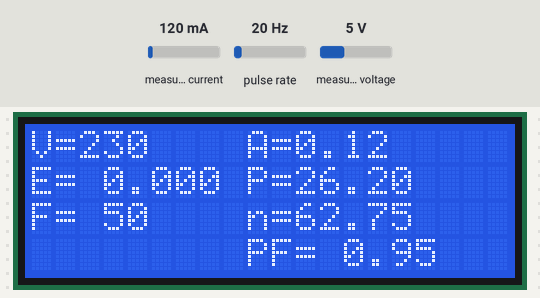
This sketch was run on a simulated Arduino Mega 2560, built with avr-gcc and run on an emulated ATmega2560. Shown: 20×4 character LCD. Wiring (inferred from the names in the program): pulse sensor: data pin 7. The test bench sets the inputs (shaded band); at power-on: measured current 120 mA, pulse rate 20 Hz, measured voltage 5 V. What the sketch prints to the serial monitor is not drawn.

Above: at 1.2 s.
1.3 s: measured current set to 40 mA
At 2.3 s:
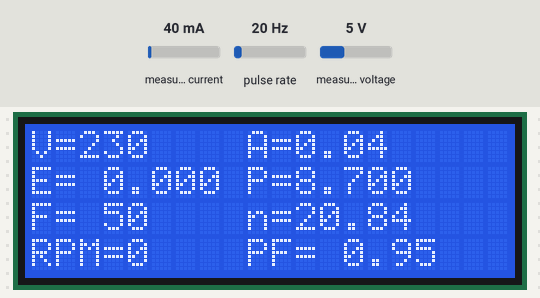
2.8 s: pulse rate (sensor on pin 7) set to 50 Hz
At 4.9 s:
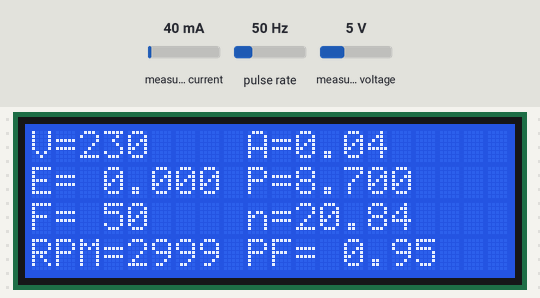
5.2 s: measured voltage set to 0.3 V
At 6.9 s:
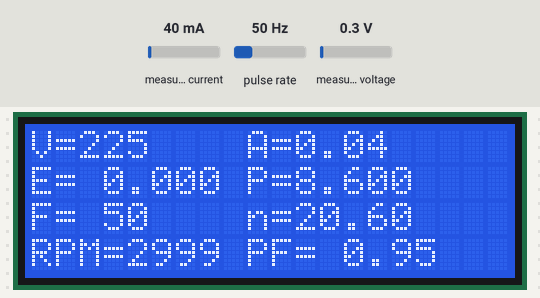
7.6 s: pulse rate (sensor on pin 7) set to 100 Hz
At 9.6 s:
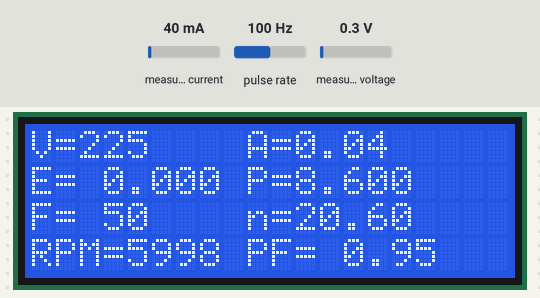
9.9 s: measured current set to 500 mA
At 11.5 s:
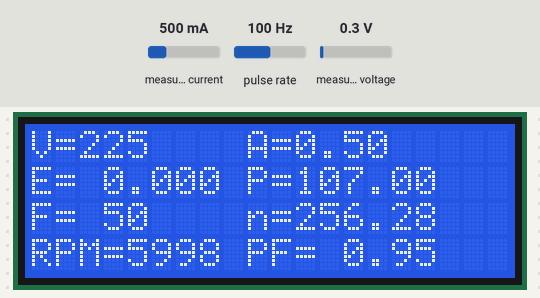
12.3 s: pulse rate (sensor on pin 7) set to 150 Hz
At 14.9 s:
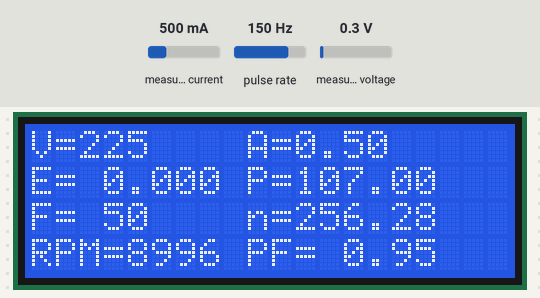
Timing chart, 0 to 16.3 s (numbered marks = the images above; inputs shaded):
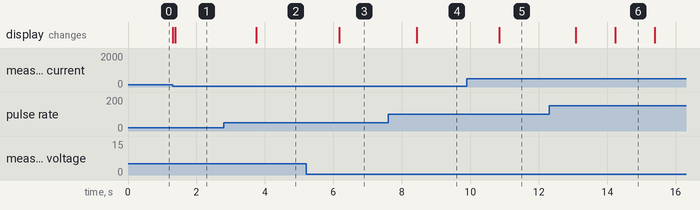

The sketch:

full_sensor.ino
```cpp
# include <Wire.h>
#include <PZEM004Tv30.h>

/* Use software serial for the PZEM
 * Pin 11 Rx (Connects to the Tx pin on the PZEM)
 * Pin 12 Tx (Connects to the Rx pin on the PZEM)
*/
PZEM004Tv30 pzem(2, 3); // 2 ke Tx, 3 ke Rx

#include <LiquidCrystal_I2C.h>
LiquidCrystal_I2C lcd (0x27, 20, 4);

float Pin = 41.751;
int Htime_rpm;              //integer for storing high time
int Ltime_rpm;                //integer for storing low time
float Ttime_rpm;            // integer for storing total time of a cycle
float frequency_rpm;        //storing frequency
int rpm;

void setup() {
  // put your setup code here, to run once:
  Serial.begin(115200);
  lcd.init();
  lcd.backlight();
  pinMode(7,INPUT); //pin rpm
  lcd.clear();
}
void PZEM() {
    int voltage = pzem.voltage();
    lcd.setCursor(0,0);
    lcd.print("V= ");
    lcd.setCursor(2,0);
    lcd.print(voltage);
    //lcd.print('V');
    if( !isnan(voltage) ){
        Serial.print("Voltage: "); Serial.print(voltage); Serial.println("V");
    } else {
        Serial.println("Error reading voltage");
    }

    float current = pzem.current();
    lcd.setCursor(9,0); lcd.print("A= "); lcd.setCursor(11,0); lcd.print(current); //Serial.println("A");
    if( !isnan(current) ){
        Serial.print("Current: "); Serial.print(current); Serial.println("A");

    } else {
        Serial.println("Error reading current");
    }

    float power = pzem.power();
    lcd.setCursor(9,1); lcd.print("P= "); lcd.setCursor(11,1); lcd.print(power); //lcd.println("W");
    float n1 = power/Pin;
    float n = n1*100;
    lcd.setCursor(9,2); lcd.print("n= "); lcd.setCursor(11,2); lcd.print(n); //lcd.println("W");
    if( !isnan(power) ){
        Serial.print("Power: "); Serial.print(power); Serial.println("W"); Serial.print(n);
    } else {
        Serial.println("Error reading power");
    }

    float energy = pzem.energy();
    lcd.setCursor(0,1); lcd.print("E= "); lcd.setCursor(3,1); lcd.print(energy,3); // lcd.println("kWh");
    if( !isnan(energy) ){
        Serial.print("Energy: "); Serial.print(energy,3); Serial.println("kWh");

    } else {
        Serial.println("Error reading energy");
    }

    int frequency = pzem.frequency();
    lcd.setCursor(0,2); lcd.print("F= "); lcd.setCursor(3,2); lcd.print(frequency, 1); //lcd.println("Hz");
    if( !isnan(frequency) ){
        Serial.print("Frequency: "); Serial.print(frequency, 1); Serial.println("Hz");

    } else {
        Serial.println("Error reading frequency");
    }

    float pf = pzem.pf();
    lcd.setCursor(9,3);lcd.print("PF= "); lcd.setCursor(13,3); lcd.print(pf); delay(500); // lcd.setCursor(13,3); lcd.print("0,93"); delay(800);lcd.setCursor(13,3); lcd.print("0,91"); delay(500);lcd.setCursor(13,3); lcd.print("0,90"); delay(400);
    if( !isnan(pf) ){
        Serial.print("PF: "); Serial.println(pf);

    } else {
        Serial.println("Error reading power factor");
    }

    delay(500);
}

void RPM1 () {
  Htime_rpm = pulseIn(7,HIGH);      //read high time
  Ltime_rpm = pulseIn(7,LOW);        //read low time
  Ttime_rpm = Htime_rpm + Ltime_rpm;
  frequency_rpm = 1000000/Ttime_rpm;    //getting frequency with Ttime is in Micro seconds
  if (frequency_rpm >= 0) {
    rpm = frequency_rpm*60;
  }
  Serial.println(rpm);
  lcd.setCursor(0,3);
  lcd.print("RPM=");
  lcd.setCursor(4,3);
  lcd.print(rpm);
//  delay(500);
//  lcd.setCursor(4,3);
//  lcd.print("1500");
//  delay(500);

}
void loop() {
  // put your main code here, to run repeatedly:
  PZEM();
  RPM1();
}
```

Measured:
- after the input at 1.3 s, the display: first differs from a run without the input after 0.08 s (image 1)
- after the input at 2.8 s, the display: changes after 0.94 s (image 2)
- after the input at 5.2 s, the display: changes after 0.98 s (image 3)
- after the input at 7.6 s, the display: changes after 0.84 s (image 4)
- after the input at 9.9 s, the display: changes after 0.94 s (image 5)
- after the input at 12.3 s, the display: first changes after 0.78 s (image 6 shows a later state)
